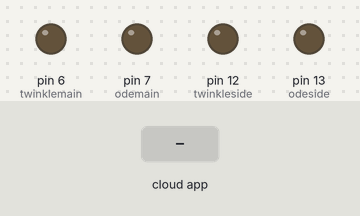
Recording of a sketch running on a simulated Arduino Uno, built with avr-gcc and run on an emulated ATmega328P. Parts: output pins drawn as LEDs (lit = HIGH). The test bench sets the inputs (shaded band). The RemoteXY app is connected.

Above: at 1.2 s.
1.3 s: the phone or cloud app sets switch_1 to 1
At 2.0 s:
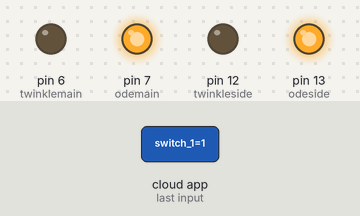
2.8 s: the phone or cloud app sets select_1 to 1
At 3.2 s:
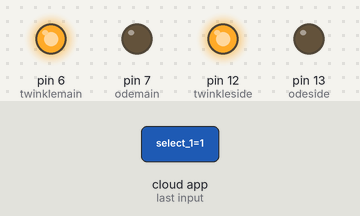
4.3 s: the phone or cloud app sets select_1 to 0
At 5.5 s:
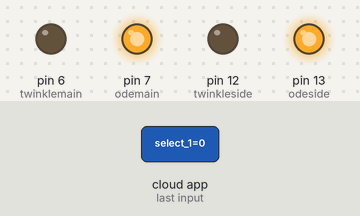
5.8 s: the phone or cloud app sets switch_1 to 0
At 6.6 s:
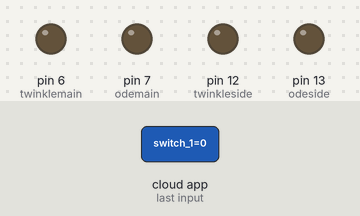
Timing chart, 0 to 8.3 s (numbered marks = the images above; inputs shaded):
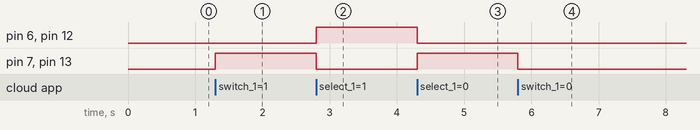

Measured:
- after the input at 1.3 s, pin 7 (odemain), pin 13 (odeside): LOW → HIGH at once
- after the input at 2.8 s, pin 6 (twinklemain), pin 12 (twinkleside): LOW → HIGH at once; pin 7 (odemain), pin 13 (odeside): HIGH → LOW at once
- after the input at 4.3 s, pin 6 (twinklemain), pin 12 (twinkleside): HIGH → LOW at once; pin 7 (odemain), pin 13 (odeside): LOW → HIGH at once
- after the input at 5.8 s, pin 7 (odemain), pin 13 (odeside): HIGH → LOW at once

The sketch:

MAIN.ino
```cpp
// (licence header left out)
//////////////////////////////////////////////
//        RemoteXY include library          //
//////////////////////////////////////////////

// RemoteXY select connection mode and include library
#define REMOTEXY_MODE__ESP8266_HARDSERIAL_POINT

#include <RemoteXY.h>

// RemoteXY connection settings
#define REMOTEXY_SERIAL Serial
#define REMOTEXY_SERIAL_SPEED 115200
#define REMOTEXY_WIFI_SSID "HydroHarmony"
#define REMOTEXY_WIFI_PASSWORD "12345678"
#define REMOTEXY_SERVER_PORT 6377


// RemoteXY configurate
#pragma pack(push, 1)
uint8_t RemoteXY_CONF[] =
  { 255,2,0,0,0,89,0,8,13,0,
  3,2,4,22,10,18,2,26,129,0,
  15,33,43,6,1,84,119,105,110,107,
  108,101,32,116,119,105,110,107,108,101,
  0,129,0,16,24,29,6,1,79,100,
  101,32,116,111,32,106,111,121,0,129,
  0,3,3,18,6,203,72,121,100,114,
  111,104,97,114,109,111,110,121,0,2,
  0,71,11,22,11,2,26,31,31,79,
  78,0,79,70,70,0 };

// this structure defines all the variables of your control interface
struct {

    // input variable
  uint8_t select_1; // =0 if select position A, =1 if position B, =2 if position C, ...
  uint8_t switch_1; // =1 if switch ON and =0 if OFF

    // other variable
  uint8_t connect_flag;  // =1 if wire connected, else =0

} RemoteXY;
#pragma pack(pop)

/////////////////////////////////////////////
//           END RemoteXY include          //
/////////////////////////////////////////////


#define PIN_SWITCH_1 13
#define odemain 7
#define odeside 13
#define twinklemain 6
#define twinkleside 12
void setup()
{
  RemoteXY_Init ();

  pinMode (odemain, OUTPUT);
  pinMode (odeside, OUTPUT);
  pinMode (twinklemain, OUTPUT);
  pinMode (twinkleside, OUTPUT);

  // TODO you setup code

}

void loop()
{
  RemoteXY_Handler ();
  int on = RemoteXY.switch_1;
  int song = RemoteXY.select_1;
  if (on == 0){
   digitalWrite(odemain, LOW);
   digitalWrite(odeside, LOW);
   digitalWrite(twinklemain, LOW);
   digitalWrite(twinkleside, LOW);
    }
   if (on == 1 && song == 0){
    digitalWrite(odemain, HIGH);
    digitalWrite(odeside, HIGH);
    digitalWrite(twinklemain, LOW);
    digitalWrite(twinkleside, LOW);
   }
    if (on == 1 && song == 1){
      digitalWrite(odemain, LOW);
      digitalWrite(odeside, LOW);
      digitalWrite(twinklemain, HIGH);
      digitalWrite(twinkleside, HIGH);
    }
  // TODO you loop code
  // use the RemoteXY structure for data transfer


}
```
